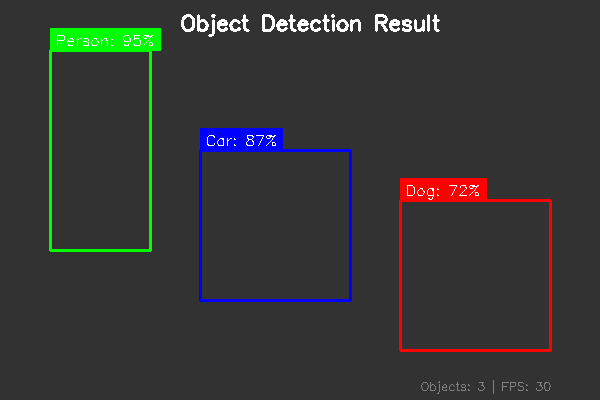
#> input picture Bab-01-Pendahuluan/praktikum/hasil_drawing.png, 600 x 400 px
$ python -i praktikum_07_feature_detection.py   (imports and definitions only)   (older library calls are emulated)
#> lines starting #> are read from the running program, lines starting #| are printed output that depends on the picture
#> further down, picture is the input picture: shape (400, 600, 3); mean B, G, R 53.5, 54.1, 53.6
"""
PRAKTIKUM BAB 7: FEATURE DETECTION DAN MATCHING
================================================

Tujuan:
1. Memahami dan mengimplementasi berbagai feature detectors
2. Membandingkan descriptors (SIFT, SURF, ORB)
3. Feature matching dengan ratio test dan RANSAC
4. Aplikasi: Image stitching sederhana

Kebutuhan:
- Python 3.8+
- OpenCV (opencv-contrib-python untuk SIFT/SURF)
- NumPy
- Matplotlib
"""

import numpy as np
import matplotlib.pyplot as plt
import cv2
from typing import Tuple, List, Optional
import time
import warnings
# [9 lines not run here, left out]

def harris_corner_detector(image: np.ndarray,
                          k: float = 0.04,
                          threshold: float = 0.01,
                          block_size: int = 2,
                          ksize: int = 3) -> Tuple[np.ndarray, np.ndarray]:
    """
    Implementasi Harris Corner Detector dari scratch

    Args:
        image: Input grayscale image
        k: Harris detector free parameter (0.04-0.06)
        threshold: Response threshold (relative to max)
        block_size: Neighborhood size
        ksize: Sobel kernel size

    Returns:
        corners: Binary mask of corner locations
        response: Harris response image
    """
#> called with k = 0.04, threshold = 0.01, block_size = 2, ksize = 3
    # Convert to float
    img = image.astype(np.float64) / 255.0

    # Compute gradients
    Ix = cv2.Sobel(img, cv2.CV_64F, 1, 0, ksize=ksize)
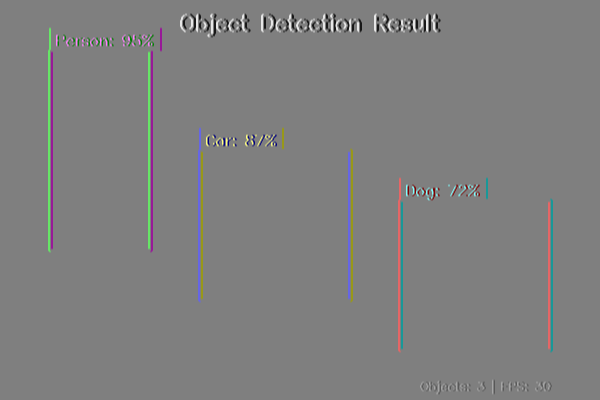
#> Ix: shape (400, 600, 3) float64; mean B, G, R -5.09e-20, -5.09e-20, -5.09e-20; drawn with min black and max white
    Iy = cv2.Sobel(img, cv2.CV_64F, 0, 1, ksize=ksize)

    # Compute products of gradients
    Ixx = Ix * Ix
    Iyy = Iy * Iy
    Ixy = Ix * Iy
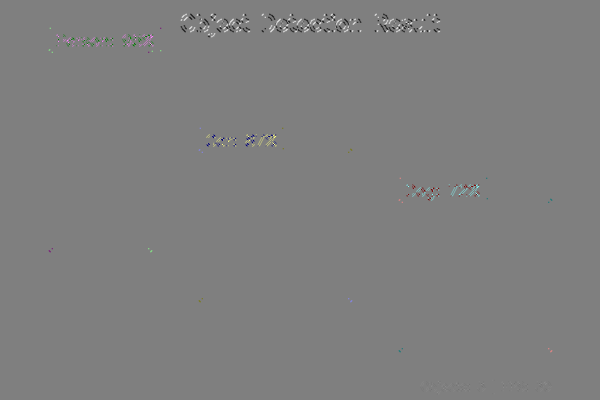
#> Ixy: shape (400, 600, 3) float64; mean B, G, R -0.00081, -0.000352, -0.0011; drawn with min black and max white

    # Apply Gaussian smoothing to gradient products
    kernel_size = (block_size * 2 + 1, block_size * 2 + 1)
    Sxx = cv2.GaussianBlur(Ixx, kernel_size, 0)
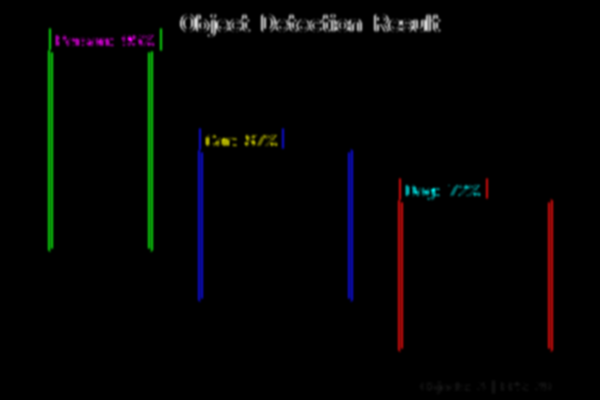
#> Sxx: shape (400, 600, 3) float64; mean B, G, R 0.142, 0.154, 0.141; drawn with min black and max white
    Syy = cv2.GaussianBlur(Iyy, kernel_size, 0)
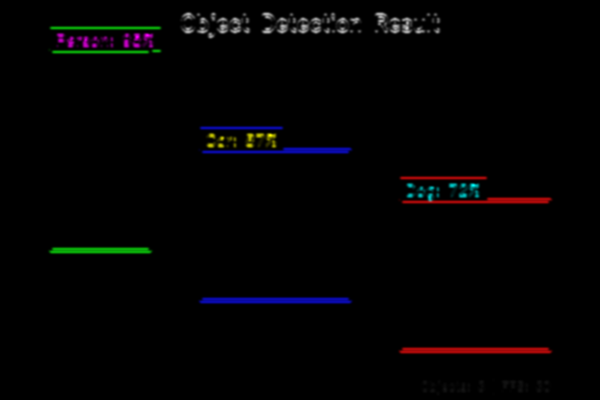
#> Syy: shape (400, 600, 3) float64; mean B, G, R 0.121, 0.102, 0.121; drawn with min black and max white
    Sxy = cv2.GaussianBlur(Ixy, kernel_size, 0)

    # Harris response
    # R = det(M) - k * trace(M)^2
    # det(M) = Sxx * Syy - Sxy^2
    # trace(M) = Sxx + Syy
    det = Sxx * Syy - Sxy ** 2
    trace = Sxx + Syy
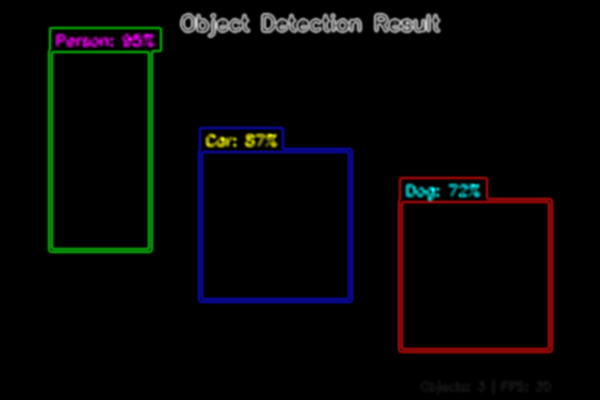
#> trace: shape (400, 600, 3) float64; mean B, G, R 0.263, 0.256, 0.262; drawn with min black and max white
    response = det - k * trace ** 2
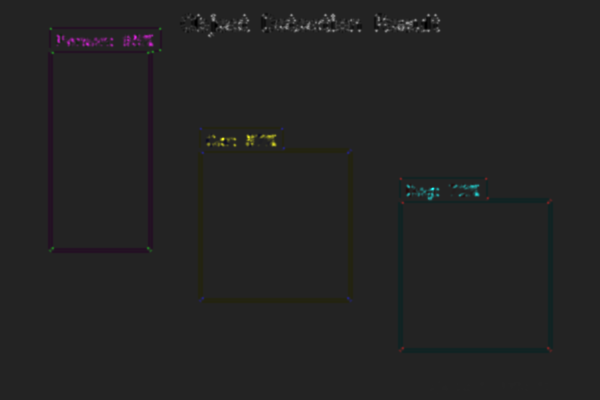
#> response: shape (400, 600, 3) float64; mean B, G, R 0, 0, 0; drawn with min black and max white

    # Normalize response
    response_norm = response / response.max()

    # Threshold
    corners = response_norm > threshold
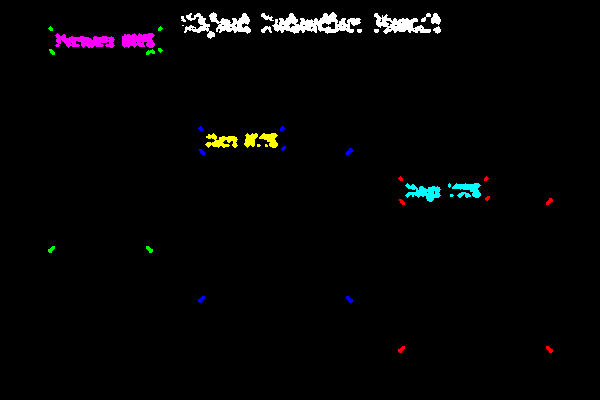
#> corners: shape (400, 600, 3) bool; mean B, G, R 0.0184, 0.0169, 0.0182

    # Non-maximum suppression
    response_dilated = cv2.dilate(response, np.ones((3, 3)))
    corners = corners & (response == response_dilated)

    return corners, response


# [119 lines left out: functions shi_tomasi_detector, demo_corner_detectors, not called in this run]


# ============================================================
# BAGIAN 2: SCALE-INVARIANT FEATURES
# ============================================================

# [3 lines not run here, left out]

class FeatureExtractor:
    """
    Unified interface untuk berbagai feature extractors
    """

    # [103 lines left out: functions __init__, detect_and_compute, draw_keypoints, demo_feature_comparison, not called in this run]


# ============================================================
# BAGIAN 3: FEATURE MATCHING
# ============================================================

# [3 lines not run here, left out]

class FeatureMatcher:
    """
    Feature matching dengan berbagai strategi
    """

    # [215 lines left out: functions __init__, match, match_ratio_test, match_cross_check, ransac_homography, demo_feature_matching, not called in this run]


# ============================================================
# BAGIAN 4: HOMOGRAPHY ESTIMATION
# ============================================================

# [3 lines not run here, left out]

# [92 lines left out: function demo_homography_estimation, not called in this run]


# ============================================================
# BAGIAN 5: SIMPLE IMAGE STITCHING
# ============================================================

# [3 lines not run here, left out]

# [156 lines left out: functions simple_image_stitch, demo_image_stitching, not called in this run]


# ============================================================
# MAIN EXECUTION
# ============================================================

# [30 lines not run here, left out]

>>> import cv2
>>> picture = cv2.imread('../../Bab-01-Pendahuluan/praktikum/hasil_drawing.png')
>>> result = harris_corner_detector(picture)
